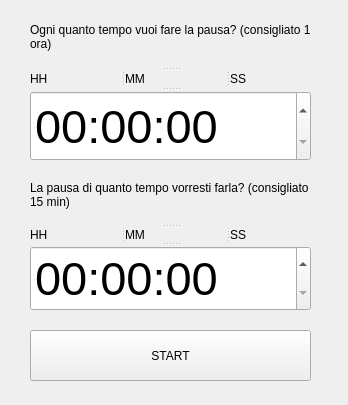
<?xml version="1.0" encoding="UTF-8"?>
<ui version="4.0">
 <class>MainWindow</class>
 <widget class="QMainWindow" name="MainWindow">
  <property name="geometry">
   <rect>
    <x>0</x>
    <y>0</y>
    <width>348</width>
    <height>405</height>
   </rect>
  </property>
  <property name="windowTitle">
   <string>SaveEye</string>
  </property>
  <widget class="QWidget" name="centralWidget">
   <widget class="QPushButton" name="pushButton">
    <property name="geometry">
     <rect>
      <x>30</x>
      <y>330</y>
      <width>281</width>
      <height>51</height>
     </rect>
    </property>
    <property name="text">
     <string>START</string>
    </property>
   </widget>
   <widget class="QSplitter" name="Wait">
    <property name="geometry">
     <rect>
      <x>30</x>
      <y>180</y>
      <width>281</width>
      <height>131</height>
     </rect>
    </property>
    <property name="orientation">
     <enum>Qt::Vertical</enum>
    </property>
    <widget class="QLabel" name="label_7">
     <property name="text">
      <string>La pausa di quanto tempo vorresti farla? (consigliato 15 min)
</string>
     </property>
     <property name="scaledContents">
      <bool>false</bool>
     </property>
     <property name="wordWrap">
      <bool>true</bool>
     </property>
    </widget>
    <widget class="QSplitter" name="splitter_3">
     <property name="orientation">
      <enum>Qt::Horizontal</enum>
     </property>
     <widget class="QLabel" name="label_8">
      <property name="text">
       <string>HH</string>
      </property>
     </widget>
     <widget class="QLabel" name="label_10">
      <property name="text">
       <string>MM</string>
      </property>
     </widget>
     <widget class="QLabel" name="label_9">
      <property name="text">
       <string>SS</string>
      </property>
     </widget>
    </widget>
    <widget class="QSplitter" name="splitter">
     <property name="orientation">
      <enum>Qt::Horizontal</enum>
     </property>
     <widget class="QTimeEdit" name="waitTimeEdit">
      <property name="sizeIncrement">
       <size>
        <width>0</width>
        <height>0</height>
       </size>
      </property>
      <property name="baseSize">
       <size>
        <width>0</width>
        <height>0</height>
       </size>
      </property>
      <property name="font">
       <font>
        <pointsize>35</pointsize>
       </font>
      </property>
      <property name="mouseTracking">
       <bool>false</bool>
      </property>
      <property name="displayFormat">
       <string>HH:mm:ss</string>
      </property>
     </widget>
    </widget>
   </widget>
   <widget class="QSplitter" name="splitter_5">
    <property name="geometry">
     <rect>
      <x>30</x>
      <y>20</y>
      <width>281</width>
      <height>141</height>
     </rect>
    </property>
    <property name="orientation">
     <enum>Qt::Vertical</enum>
    </property>
    <widget class="QLabel" name="label">
     <property name="text">
      <string>Ogni quanto tempo vuoi fare la pausa? (consigliato 1 ora)
</string>
     </property>
     <property name="scaledContents">
      <bool>false</bool>
     </property>
     <property name="wordWrap">
      <bool>true</bool>
     </property>
    </widget>
    <widget class="QSplitter" name="splitter_4">
     <property name="orientation">
      <enum>Qt::Horizontal</enum>
     </property>
     <widget class="QLabel" name="label_2">
      <property name="text">
       <string>HH</string>
      </property>
     </widget>
     <widget class="QLabel" name="label_3">
      <property name="text">
       <string>MM</string>
      </property>
     </widget>
     <widget class="QLabel" name="label_4">
      <property name="text">
       <string>SS</string>
      </property>
     </widget>
    </widget>
    <widget class="QSplitter" name="splitter_2">
     <property name="orientation">
      <enum>Qt::Horizontal</enum>
     </property>
     <widget class="QTimeEdit" name="pauseTimeEdit">
      <property name="sizeIncrement">
       <size>
        <width>0</width>
        <height>0</height>
       </size>
      </property>
      <property name="baseSize">
       <size>
        <width>0</width>
        <height>0</height>
       </size>
      </property>
      <property name="font">
       <font>
        <pointsize>35</pointsize>
       </font>
      </property>
      <property name="mouseTracking">
       <bool>false</bool>
      </property>
      <property name="displayFormat">
       <string>HH:mm:ss</string>
      </property>
     </widget>
    </widget>
   </widget>
  </widget>
 </widget>
 <layoutdefault spacing="6" margin="11"/>
 <resources/>
 <connections/>
</ui>
